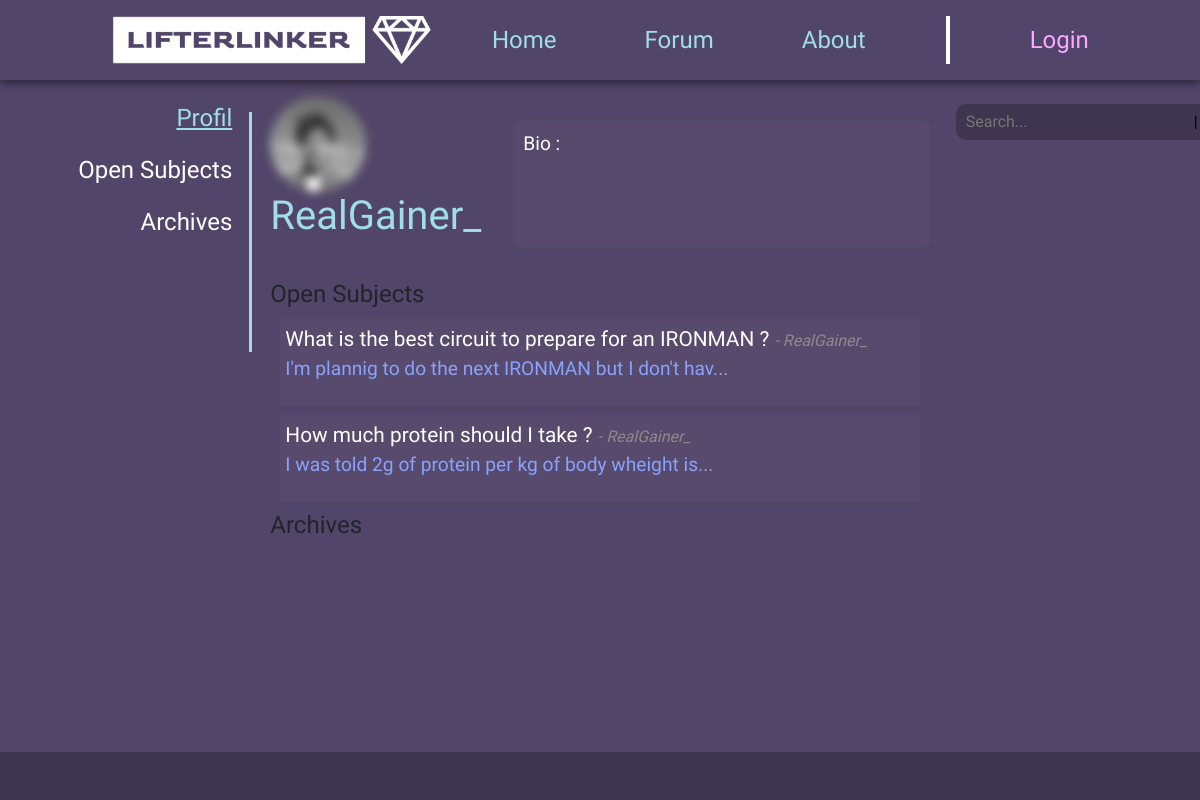
The page /u/user/RealGainer_ on the database as committed earlier.
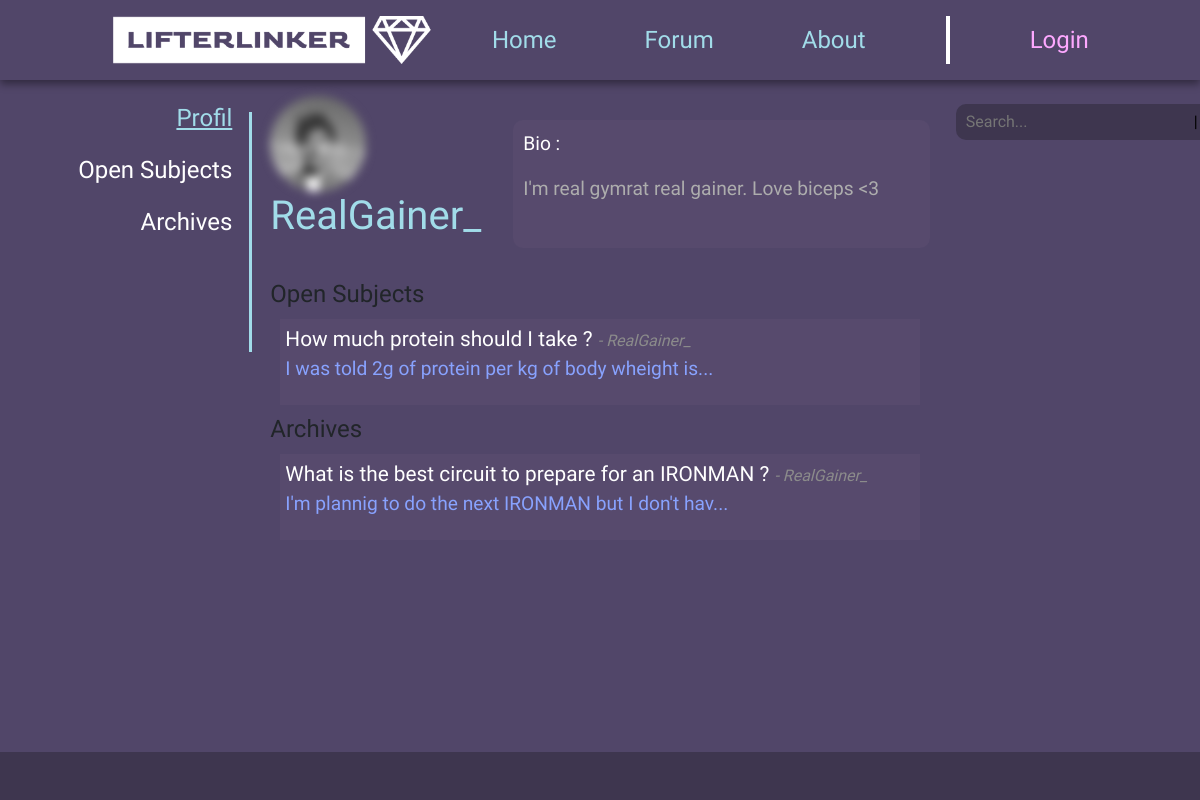
The same page on the database as committed later.
### forum/models.py (models this page shows, shortened)
class Post(models.Model):
    postID = models.AutoField(primary_key=True)
    status = models.IntegerField(default=0) # 0 = open, 1 = closed
    author = models.CharField(max_length=25)
    title = models.CharField(max_length=60)
    content = models.TextField(max_length=3000)
    date = models.DateTimeField(auto_now_add=True)
    category = models.CharField(max_length=60, default="")
    subcategory = models.CharField(max_length=60, default="")
    upvotes = models.IntegerField(default=0)
    downvotes = models.IntegerField(default=0)

### users/models.py (models this page shows, shortened)
class User(models.Model):
    username = models.CharField(max_length=25, primary_key=True)
    password = models.CharField(max_length=500)
    profile_pic = models.ImageField(upload_to='profile_pics', default=None, blank=True, null=True)
    profil_bio = models.TextField(max_length=500, default="", blank=True, null=True)
    score = models.IntegerField(default=0)
    date = models.DateTimeField(auto_now_add=True)

### users/views.py (the view)
# urls.py: path('user/<str:username>', views.user, name='user'),
def user(request, username):
    try :
        user = User.objects.get(username=username)
    except :
        user = {'username': 'User not found.', 'profil_bio': 'User not found.', 'score': 0, 'profile_pic': None}
        filtered =  {
            'favorites': [],
            'opened': [],
            'archives': [],
        }
        return render(request, 'userindex.html', {'user': user, 'filtered': filtered, 'session': request.session, 'user_profil': False})
    filtered =  {
        'favorites': [],
        'opened': [],
        'archives': [],
    }
    filtered['opened'] = Post.objects.filter(status=0, author=username).order_by('-date')
    filtered['archives'] = Post.objects.filter(status=1, author=username).order_by('-date')
    if username == request.session.get('username') :
        return redirect('userindex')
    else :
        return render(request, 'userindex.html', {'user': user, 'filtered': filtered, 'session': request.session, 'user_profil': False})

### users/templates/userindex.html (shortened to what this page needs)
{% extends 'base.html' %}
{% block nav %}
    <a class="nav-link hoverlink" href="{% url 'index' %}"
        style="color: #a1dce9;  margin-left: 1.5em; margin-right: 1.5em;">Home</a>
    <a class="nav-link hoverlink" href="{% url 'forumindex' %}"
        style="color: #a1dce9; margin-left: 1.5em; margin-right: 1.5em;">Forum</a>
    <a class="nav-link hoverlink" href="{% url 'about' %}"
        style="color: #a1dce9; margin-left: 1.5em; margin-right: 1.5em;">About</a>
    <div style="background-color: white; width: 4px; height: 2em; margin-left: 1.5em; margin-right: 1.5em;"></div>
    {% if session.username %}
        <a class="nav-link hoverlink" href="{% url 'userindex' %}"
            style="color: #FDA8FF;  margin-left: 1.5em; margin-right: 1.5em;">{{ session.username }}</a>
    {% else %}
        <a class="nav-link hoverlink" href="{% url 'userindex' %}"
            style="color: #FDA8FF;  margin-left: 1.5em; margin-right: 1.5em;">Login</a>
    {% endif %}
{% endblock %}
{% block navbar2 %}
    <a id="body-main-button" class="nav-link hoverlink" onclick="switch_body('main')" href="#" style="color: #A1DCE9; text-decoration: underline; margin-right: .5em;">Profil</a>
    <a class="nav-link hoverlink" onclick="switch_body('main')" href="#" style="color: #ffffff; margin-right: .5em;">Open Subjects</a>
    <a class="nav-link hoverlink" onclick="switch_body('main')" href="#" style="color: #ffffff; margin-right: .5em;">Archives</a>
{% endblock %}
{% block body %}
    <div style="position: relative;" id="body-main">
        <div class="d-flex" style="margin-bottom: 2em;">
            {% load static %}
            <div>
                <img src="{% static 'img/Mohammad_photo.jpg' %}" style="filter: blur(5px); border-radius: 50%; width: 6em;"/>
                <h1>{{ user.username }}</h1>
            </div>
            <div style="width: 100%; margin-top: 1.5em; margin-left: 2em; padding: 10px; border-radius: 10px; background-color: #574A6D;">
                <p>Bio :</p>
                <p style="color: #ADADAD;">
                    {{ user.profil_bio }}
                </p>
            </div>
        </div>
        <h4>Open Subjects</h4>
        {% for p in filtered.opened %}
            <div onclick="window.location.href='{% url 'post' postID=p.postID %}'" class="post_card" style="margin: 10px; padding: 5px; background-color: #574A6D;">
                <a style="font-size: 1.3em;" href="#"> {{ p.title }} </a> <i style="color: #8B8B8B;">- {{ p.author }}</i><br>
                <p style="color: #88A2FE;">{{ p.content|slice:":50" }}...</p>
            </div>
        {% endfor %}
        <h4>Archives</h4>
        {% for p in filtered.archives %}
            <div onclick="window.location.href='{% url 'post' postID=p.postID %}'" class="post_card" style="margin: 10px; padding: 5px; background-color: #574A6D;">
                <a style="font-size: 1.3em;" href="#"> {{ p.title }} </a> <i style="color: #8B8B8B;">- {{ p.author }}</i><br>
                <p style="color: #88A2FE;">{{ p.content|slice:":50" }}...</p>
            </div>
        {% endfor %}
    </div>
{% endblock %}

Rows that differ between the two databases and show on the page:
changed User "RealGainer_": profil_bio (not shown) → "I'm real gymrat real gainer. Love biceps <3"
changed Post "What is the best circuit to prepare for an IRONMAN ?": moves from the list under "Open Subjects" to the list under "Archives"
